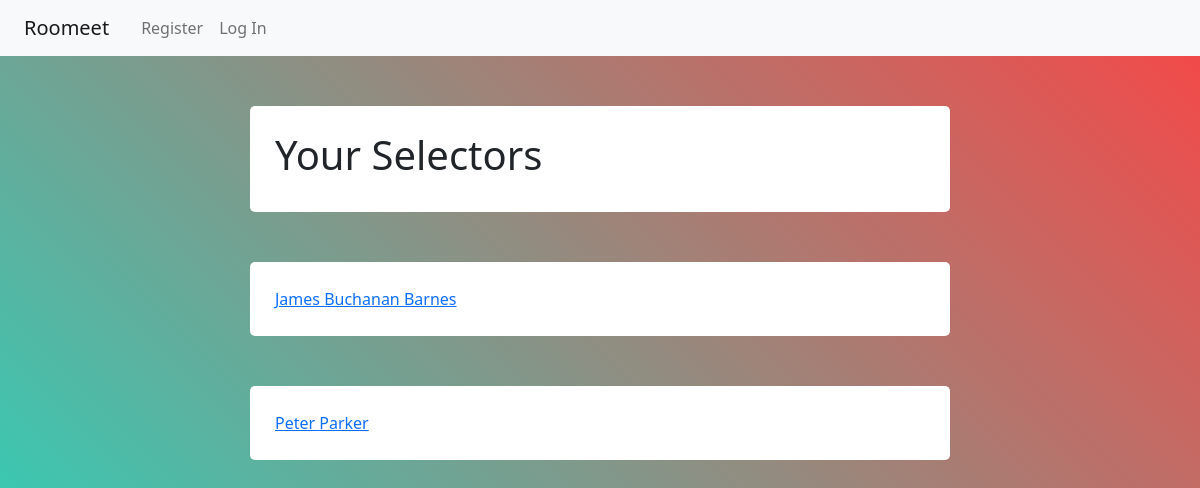
The app's page /houseselectors/7, older data.
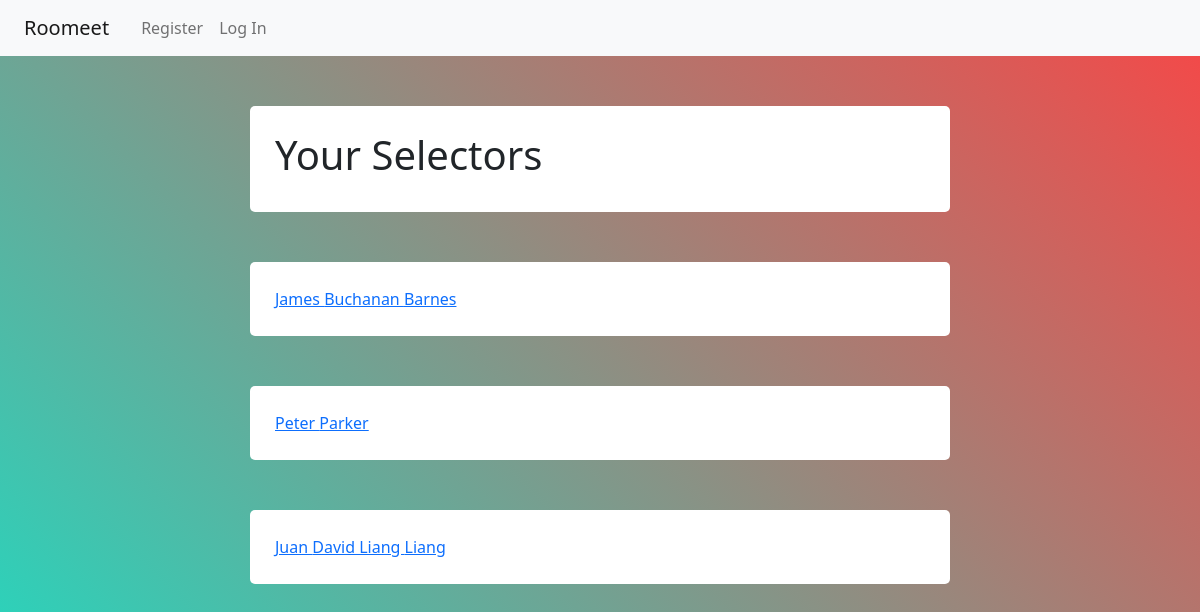
The same page, newer data.
### tables this page shows
CREATE TABLE profile (
  user_id INTEGER NOT NULL,

  first_name TEXT NOT NULL,
  middle_name TEXT, 
  last_name TEXT NOT NULL,

  photo BLOB NOT NULL, 

  dob TEXT NOT NULL,

  occupation TEXT NOT NULL,
  description TEXT,

  gender TEXT NOT NULL,
  genderPref TEXT NOT NULL,

  ageMin INTEGER NOT NULL,
  ageMax INTEGER NOT NULL,

  priceMin INTEGER NOT NULL, 
  priceMax INTEGER NOT NULL,

  pets TEXT NOT NULL,

  city TEXT NOT NULL,
  state TEXT NOT NULL,
  zipcode INTEGER NOT NULL,

  looking TEXT NOT NULL, 

  FOREIGN KEY (user_id) REFERENCES user (id)
);

### flaskr/algorithm.py (the view)
@bp.route('/houseselectors/<int:id>')
def houseselectors(id):
    hm = get_db().execute(
        'SELECT user_id FROM housepairing WHERE house_id = ?', (id,)
    ).fetchall()
    profilelist = []
    housing = get_housing(id)
    for person in hm:
        for i in person:
            p = get_profile(i)
            profilelist.append(p)
    return render_template('algorithm/viewselectors.html', housing=housing, plist = profilelist)

### flaskr/algorithm.py (called while the page is built)
def get_profile(id):
    profile = get_db().execute(
        'SELECT * FROM profile WHERE user_id = ?', (id,)
    ).fetchone()
    if profile is None:
        abort(404, f"Profile doesn't exist. Create a profile.")
    return profile

def get_housing(id):
    housing = get_db().execute(
        'SELECT * FROM housing WHERE housing_id = ?', (id,)
    ).fetchone()
    if housing is None:
        abort(404, f"Housing doesn't exist.")
    return housing

### flaskr/auth.py (called while the page is built)
@bp.before_app_request
def load_logged_in_user():
    user_id = session.get('user_id')
    if user_id is None:
        g.user = None
    else:
        g.user = get_db().execute(
            'SELECT * FROM user WHERE id = ?', (user_id,)
        ).fetchone()

### flaskr/db.py (called while the page is built)
def get_db():
    if 'db' not in g:
        g.db = sqlite3.connect(
            current_app.config['DATABASE'],
            detect_types=sqlite3.PARSE_DECLTYPES
        )
        g.db.row_factory = sqlite3.Row
    return g.db

### flaskr/templates/algorithm/viewselectors.html
{% extends 'base.html' %}
{% block content %}
<div class="boxed">
    <div class="container">
        <div class= "user-details">
            <h1>Your Selectors</h1>
        </div>
    </div>
</div>
{% for m in plist %}
<div class="boxed">
    <div class="container">
        <div class= "user-details">
            <a href="{{ url_for('algorithm.match_profile', profid=(m['user_id'])) }}">{{ m['first_name'] }} {{ m['middle_name'] }} {{ m['last_name'] }}</a>
            <br>
        </div>
    </div>
</div>
{% endfor %}
{% endblock %}

Row changes from the older to the newer data that the page shows:
added profile: first_name "Juan", middle_name "David Liang", last_name "Liang"
